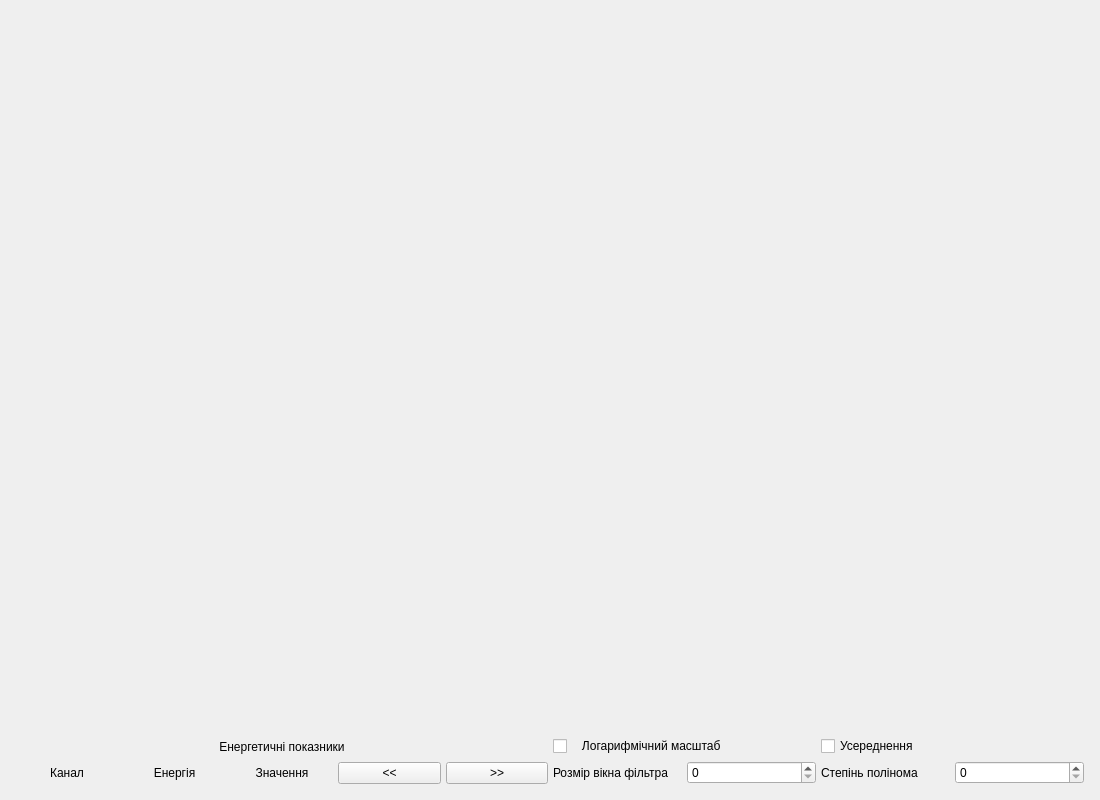
<?xml version="1.0" encoding="UTF-8"?>
<ui version="4.0">
 <class>Form</class>
 <widget class="QWidget" name="Form">
  <property name="geometry">
   <rect>
    <x>0</x>
    <y>0</y>
    <width>1100</width>
    <height>800</height>
   </rect>
  </property>
  <property name="windowTitle">
   <string>Параметри та графік стандартного спектру</string>
  </property>
  <layout class="QVBoxLayout" name="verticalLayout">
   <item>
    <layout class="QHBoxLayout" name="horizontalLayout_2">
     <item>
      <widget class="QWidget" name="widget_Plot" native="true">
       <property name="sizePolicy">
        <sizepolicy hsizetype="Expanding" vsizetype="Expanding">
         <horstretch>0</horstretch>
         <verstretch>0</verstretch>
        </sizepolicy>
       </property>
      </widget>
     </item>
    </layout>
   </item>
   <item>
    <layout class="QHBoxLayout" name="horizontalLayout_3">
     <property name="spacing">
      <number>5</number>
     </property>
     <property name="leftMargin">
      <number>5</number>
     </property>
     <property name="topMargin">
      <number>5</number>
     </property>
     <property name="rightMargin">
      <number>5</number>
     </property>
     <property name="bottomMargin">
      <number>5</number>
     </property>
     <item>
      <layout class="QGridLayout" name="gridLayout_7">
       <item row="1" column="0">
        <widget class="QLabel" name="label_channel">
         <property name="text">
          <string>Канал</string>
         </property>
         <property name="alignment">
          <set>Qt::AlignmentFlag::AlignCenter</set>
         </property>
        </widget>
       </item>
       <item row="1" column="2">
        <widget class="QLabel" name="label_value">
         <property name="text">
          <string>Значення</string>
         </property>
         <property name="alignment">
          <set>Qt::AlignmentFlag::AlignCenter</set>
         </property>
        </widget>
       </item>
       <item row="1" column="4">
        <widget class="QPushButton" name="pushButton_right_channel">
         <property name="text">
          <string>&gt;&gt;</string>
         </property>
        </widget>
       </item>
       <item row="1" column="1">
        <widget class="QLabel" name="label_energy">
         <property name="text">
          <string>Енергія</string>
         </property>
         <property name="alignment">
          <set>Qt::AlignmentFlag::AlignCenter</set>
         </property>
        </widget>
       </item>
       <item row="1" column="3">
        <widget class="QPushButton" name="pushButton_left_channel">
         <property name="text">
          <string>&lt;&lt;</string>
         </property>
        </widget>
       </item>
       <item row="0" column="0" colspan="5">
        <widget class="QLabel" name="label_4">
         <property name="text">
          <string>Енергетичні показники</string>
         </property>
         <property name="alignment">
          <set>Qt::AlignmentFlag::AlignCenter</set>
         </property>
        </widget>
       </item>
      </layout>
     </item>
     <item>
      <layout class="QGridLayout" name="gridLayout_5">
       <property name="leftMargin">
        <number>0</number>
       </property>
       <item row="1" column="0">
        <widget class="QLabel" name="label">
         <property name="text">
          <string>Розмір вікна фільтра</string>
         </property>
        </widget>
       </item>
       <item row="1" column="2">
        <widget class="QLabel" name="label_2">
         <property name="text">
          <string>Степінь полінома</string>
         </property>
        </widget>
       </item>
       <item row="0" column="2" colspan="2">
        <widget class="QCheckBox" name="checkBox_2">
         <property name="text">
          <string>Усереднення</string>
         </property>
        </widget>
       </item>
       <item row="0" column="0" colspan="2">
        <widget class="QCheckBox" name="checkBox">
         <property name="text">
          <string>   Логарифмічний масштаб</string>
         </property>
        </widget>
       </item>
       <item row="1" column="1">
        <widget class="QSpinBox" name="spinBox">
         <property name="maximum">
          <number>28</number>
         </property>
         <property name="singleStep">
          <number>2</number>
         </property>
        </widget>
       </item>
       <item row="1" column="3">
        <widget class="QSpinBox" name="spinBox_2">
         <property name="maximum">
          <number>10</number>
         </property>
        </widget>
       </item>
      </layout>
     </item>
    </layout>
   </item>
  </layout>
 </widget>
 <resources/>
 <connections/>
</ui>
